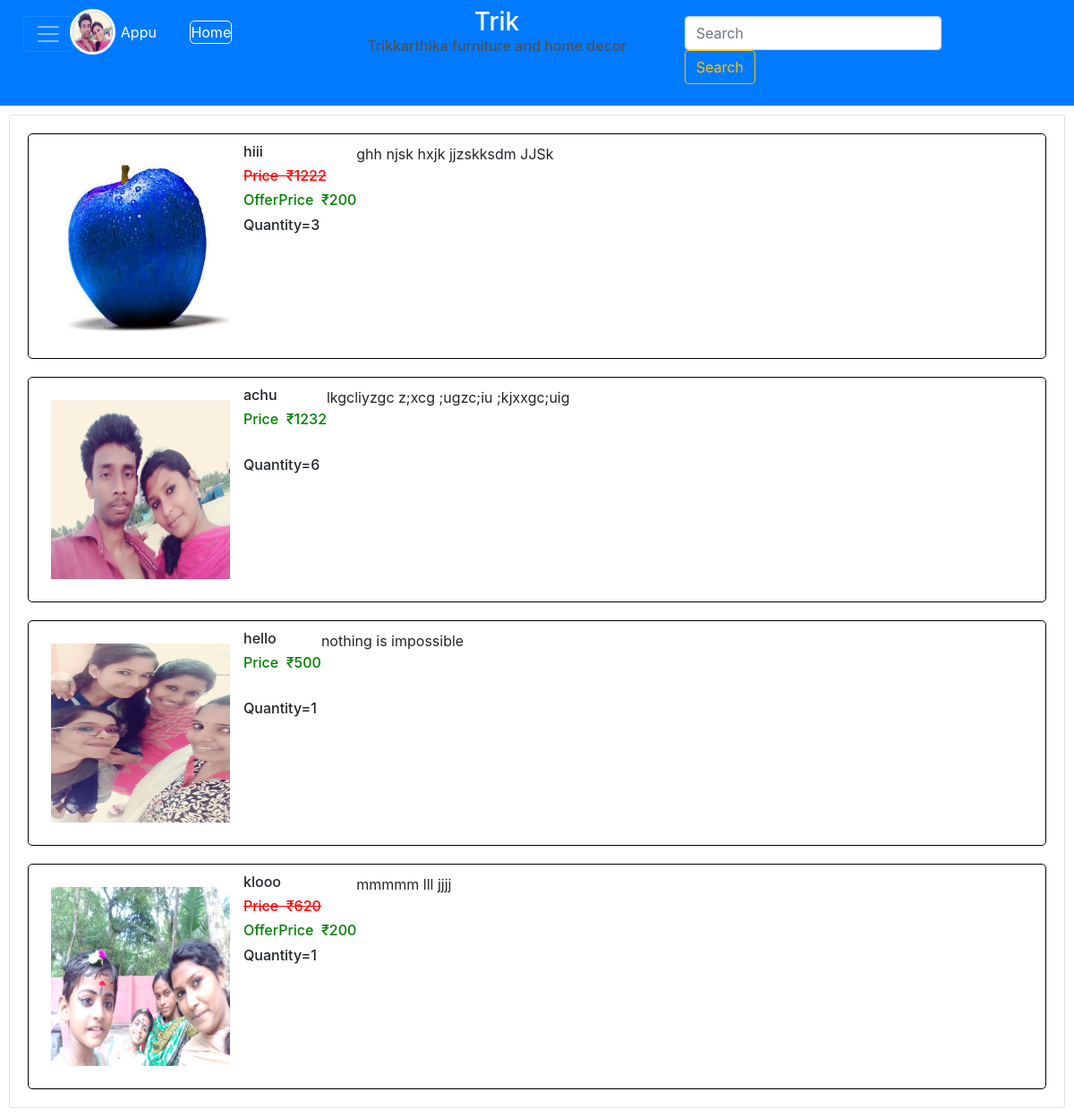
The app's page /recent_ord/2022-05-31/ (signed in) with its own data.
### accounts/models.py (models this page shows)
class CustomUser(AbstractUser):
    img=models.ImageField(upload_to='user_img',default='user_img/prof.jpg')
    phone=models.IntegerField(null=True)

### msg_and_prof/models.py (models this page shows)
class orders(models.Model):
    userid=models.IntegerField(null=True)
    prodid=models.ForeignKey(productstable,on_delete=models.CASCADE)
    session=models.CharField(max_length=50,blank=True)
    curstats=models.BooleanField(default=False)
    boughtprice=models.IntegerField()
    cancel=models.BooleanField(default=False)
    ordered_date=models.DateField(default=datetime.date.today)
    done_date=models.DateField(null=True)
    quan=models.IntegerField(null=True)
    phone=models.IntegerField(null=True)

### products/models.py (models this page shows, shortened)
class productstable(models.Model):
    name=models.CharField(max_length=50)
    slug=models.SlugField(max_length=50)
    desc=models.TextField()
    price=models.IntegerField()
    img=models.ImageField(upload_to='products')
    categ=models.ForeignKey(category,on_delete=models.CASCADE)
    offers=models.BooleanField(default=False)
    offerprice=models.IntegerField()
    avilability=models.BooleanField(default=True)

### products/views.py (the view)
# urls.py: path('recent_ord/<date>/',views.details_ord,name='recent_ord')
def details_ord(request,date):
    itms = orders.objects.filter(userid=request.user.id, done_date=date)
    return render(request,'ord.html',{'items':itms})

### cart/views.py (called while the page is built, shortened)
def s_id(request):
    id=request.session.session_key
    if id is None:
        id=request.session.create()
    return id

def tot_itm(request):
    make_key=s_id(request)
    make_key = s_id(request)
    num_of_items=0
    if request.user.is_authenticated:
        userid= cart_id.objects.get(userid=request.user.id)
        obj=cartlist.objects.filter(user=userid)
        num_of_items =0
        for i in obj:
            num_of_items += i.quantity
    return num_of_items

### products/context_processors.py (called while the page is built)
def tot(request):
    if request.user.is_authenticated:
        tot = tot_itm(request)
    else :
        tot = tot_itm(request)
    return dict(totl=tot)

### templates/ord.html
{% extends 'base.html' %}
{% block content %}
<div class="card" style="margin:10px; padding:10px;">
{% for i in items %}
    <div class="row" style="margin:10px; padding:10px; border:1px solid black; border-radius:5px;">
        <div style="margin:15px;">
            <img style="width:200; height:200;" src="{{i.prodid.img.url}}">
        </div>
        <div>
            <h6>{{i.prodid.name}}</h6>
             {% if i.prodid.offers %}
                <h6 style="color:red"><del>Price&nbsp; &#8377;{{i.prodid.price}}</del></h6>
                <h6 style="color:green">OfferPrice&nbsp; &#8377;{{i.prodid.offerprice}}</h6>
                {% else %}
                <h6 style="color:green">Price&nbsp; &#8377;{{i.prodid.price}}</h6><br>
                {% endif %}
                <h6>Quantity={{i.quan}}</h6>
        </div>
        <div>
            {{i.prodid.desc}}
        </div>
    </div>
{% endfor %}
</div>
{% endblock %}

### templates/base.html (shortened to what this page needs)
{% load static %}
<html lang="en">
<head>
    <link rel="stylesheet" href="https://cdn.jsdelivr.net/npm/bootstrap@4.4.1/dist/css/bootstrap.min.css">
    <link rel="stylesheet" href="{% static 'css/main1.css' %}">
    <link rel="stylesheet" href="{% static 'css/login.css' %}">
    <link rel="stylesheet" href="https://cdnjs.cloudflare.com/ajax/libs/Chart.js/2.8.0/Chart.min.css" />
</head>
<body>
<div class="pos-f-t">
  <nav class="navbar navbar-dark bg-primary">
    <div class="row" style="width:100%;">
      <div class="col-md-4 row">
        <div class="col-md-3">
          <button class=" navbar-toggler" type="button" style="margin:10px;" data-toggle="collapse" data-target="#navbarToggleExternalContent" aria-controls="navbarToggleExternalContent" aria-expanded="false" aria-label="Toggle navigation">
            <span class="navbar-toggler-icon"></span>
          </button>
        </div>
        <div class="col-md-9" style="padding:5px;">
          <div class="row">
            {% if user.is_authenticated %}
            <img  class="imguser align-self-center" src="{{user.img.url}}" alt="">
            <p class="align-self-center" style="color:white; margin:0;">&nbsp; {{user.first_name|capfirst }}</p>
            {% else %}
            <img  class="imguser align-self-center" src="{% static 'img/person.png' %}">
              <p class="align-self-center" style="color:white; margin:0;">&nbsp; Guest</p>
            {% endif %}
            <div class="d-flex" ><a class="align-self-center home_btn" style="text-decoration:none;" href="/">Home</a></div>
          </div>
        </div>
      </div>
      <div class="col-md-4">
        <center><a href="/" style="color:white; margin:0; text-decoration:none; "><h3 style="margin:0;">Trik</h3></a></center>
        <center><h6 style="color:rgb(80,80,80); margin:0;">Trikkarthika furniture and home decor</h6></center>
      </div>
        <div class="col-md-4 float-right">
          <form style="margin-top:10px;" class="form-inline " method="get" action="{% url 'search' %}">
            <input class="form-control mr-sm-2 " style="width:80%;" name="search" type="text" placeholder="Search" aria-label="Search">
            <input type="submit" class="btn btn-outline-warning my-2 my-sm-0" value="Search"  >
          </form>
        </div>
    </div>
  </nav>
</div>
{% block content %}
{% endblock %}
</body>
</html>

### static/css/main1.css (style rules this page uses)
.imguser { width:45px; height:45px; border-radius:50%; outline:3px solid white; margin:0; }
.home_btn { color:white; border:1px solid white; border-radius:5px; margin-left:80%; }

### records on screen
CustomUser: img (picture), first_name "Appu"
orders: prodid.img (picture), prodid.name "hiii", prodid.price "1222", prodid.offerprice "200", quan "3", prodid.desc "ghh njsk hxjk jjzskksdm JJSk"
orders: prodid.img (picture), prodid.name "achu", prodid.price "1232", quan "6", prodid.desc "lkgcliyzgc z;xcg ;ugzc;iu ;kjxxgc;uig"
orders: prodid.img (picture), prodid.name "hello", prodid.price "500", quan "1", prodid.desc "nothing is impossible"
orders: prodid.img (picture), prodid.name "klooo", prodid.price "620", prodid.offerprice "200", quan "1", prodid.desc "mmmmm lll jjjj"
